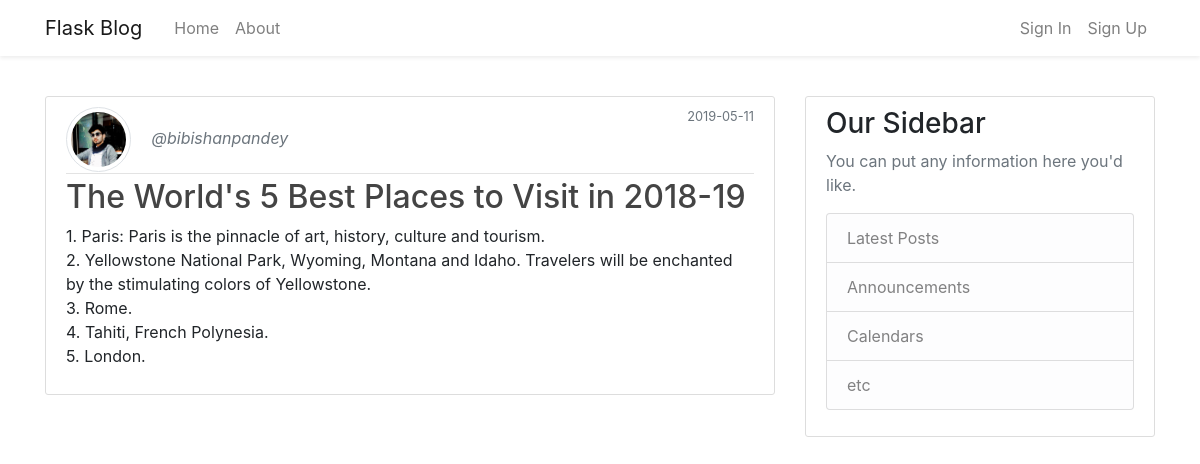
/post/6, run on the app's committed database.
### flask_blog/models.py (models this page shows, shortened)
class User(db.Model, UserMixin):
    id = db.Column(db.Integer, primary_key = True)
    username = db.Column(db.String(20), unique = True, nullable = False)
    email = db.Column(db.String(120), unique = True, nullable = False)
    image_file = db.Column(db.String(20), nullable = False, default = 'default.png')
    password = db.Column(db.String(60), nullable = False)
    posts = db.relationship('Post', backref = 'author', lazy = True)

class Post(db.Model):
    id = db.Column(db.Integer, primary_key = True)
    title = db.Column(db.String(100), nullable = False)
    date_posted = db.Column(db.DateTime, nullable = False, default = datetime.utcnow)
    content = db.Column(db.Text, nullable = False)
    user_id = db.Column(db.Integer, db.ForeignKey('user.id'), nullable = False)

### flask_blog/routes.py (the view)
@app.route("/post/<int:post_id>")
def post(post_id):
    post = Post.query.get_or_404(post_id)
    return render_template('post.html', title = post.title, post = post)

### flask_blog/templates/post.html (shortened to what this page needs)
{% extends "layout.html" %}
{% block content %}
<article class="media content-section">
    <div class="media-body">
        <div class="article-metadata">
            <img class="rounded-circle article-img img-thumbnail" src="{{ url_for('static', filename = 'images/' + post.author.image_file) }}">
            <a class="mr-2 text-muted font-italic" href="{{ url_for('user_posts', username = post.author.username) }}">@{{ post.author.username }}</a>
            <small class="text-muted float-right">{{ post.date_posted.strftime('%Y-%m-%d') }}</small>
        </div>
        <h2 class="article-title">{{ post.title }}</h2>
        <p class="article-content">{{ post.content }}</p>
    </div>
</article>
{% endblock content %}

### flask_blog/static/css/main.css (style rules this page uses)
.content-section { background: #ffffff; padding: 10px 20px; border: 1px solid #dddddd; border-radius: 3px; margin-bottom: 10px; }
.article-title { color: #444444; }
.article-content { white-space: pre-line; }
.article-img { height: 65px; width: 65px; margin-right: 16px; }
.article-metadata { padding-bottom: 1px; margin-bottom: 4px; border-bottom: 1px solid #e3e3e3 }

### data on the page
User: image_file (picture), author.username "bibishanpandey"
Post: date_posted "2019-05-11", title "The World's 5 Best Places to Visit in 2018-19", content "1. Paris: Paris is the pinnacle of art, history, culture and tourism. 2. Yellowstone National Park, Wyoming, Montana and Idaho. Travelers will be enchanted by the stimulating colors of Yellowstone. 3. Rome. 4. Tahiti, French Polynesia. 5. London."
